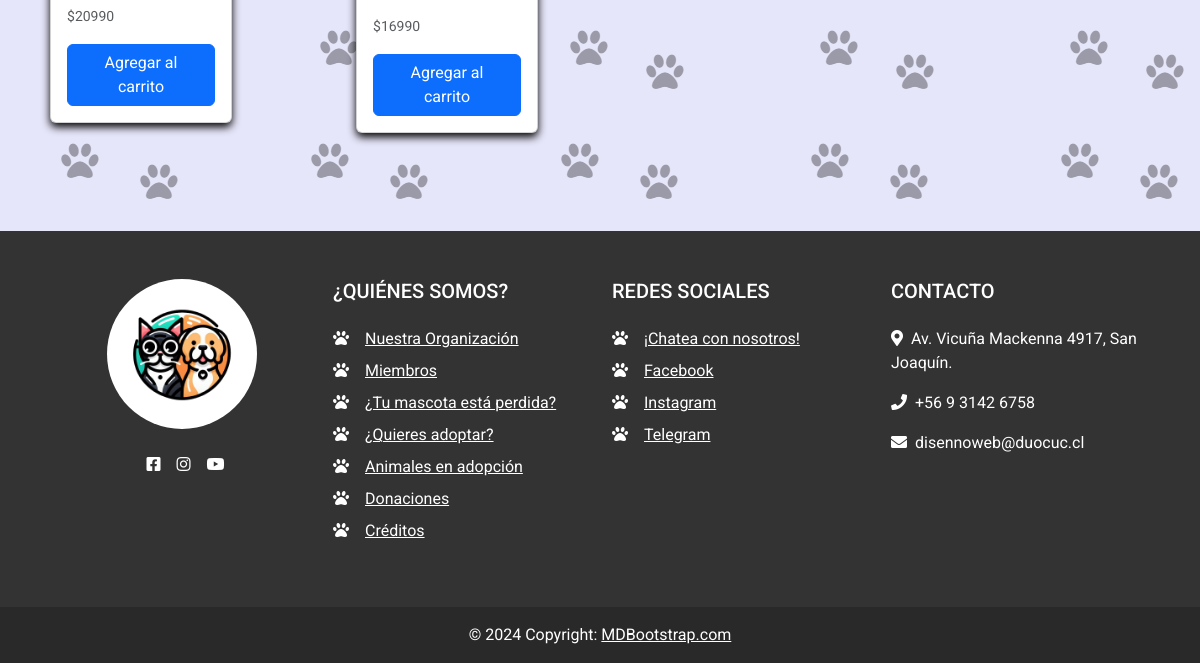
/gatos/ (lower part), run on an earlier commit of the app's database.
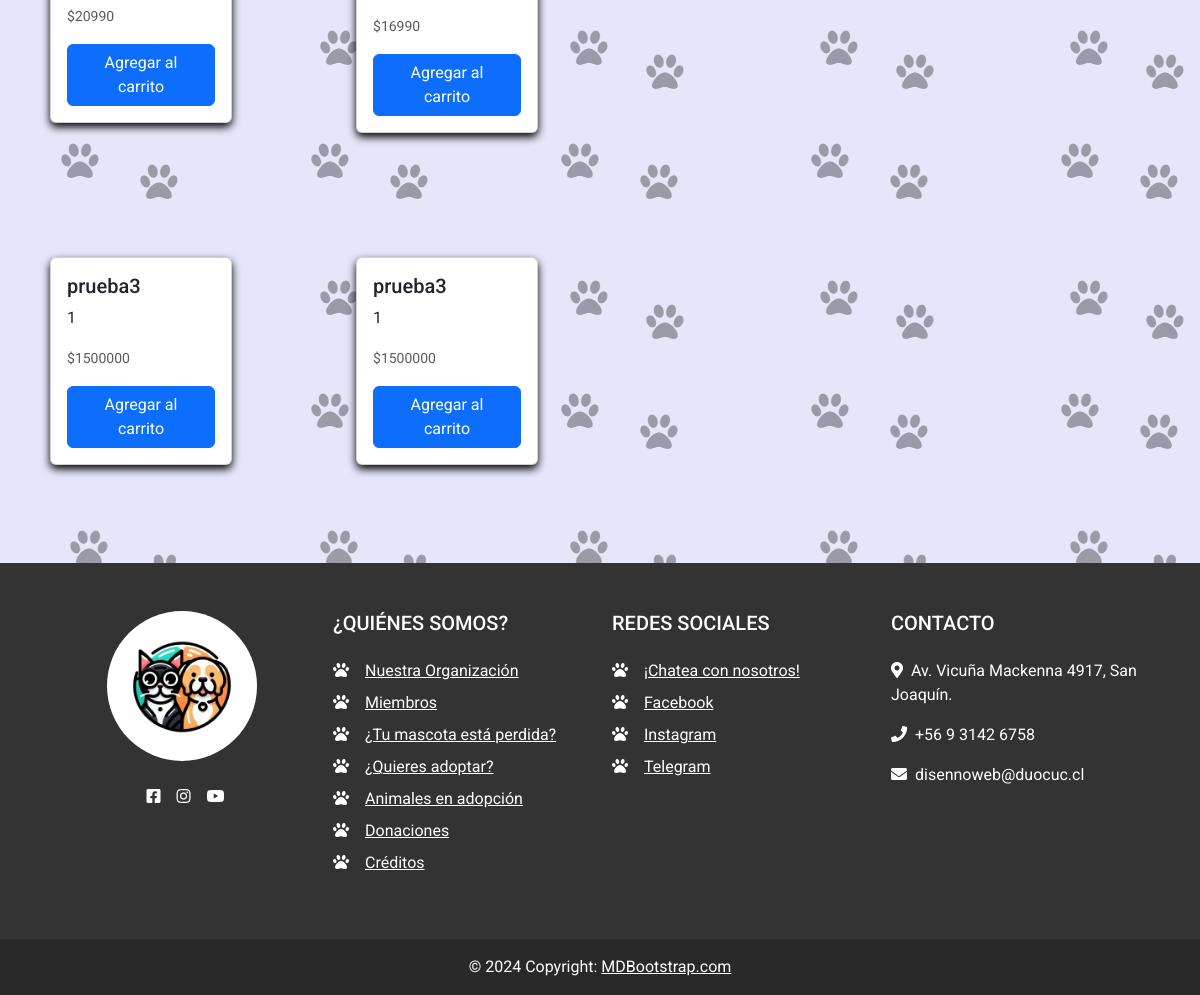
And on a later commit of the database.
### productos/models.py (models this page shows, shortened)
class Producto(models.Model):
    nombre = models.CharField(max_length=50, verbose_name="Nombre")
    descripcion = models.TextField(max_length=150, verbose_name="Descripción")
    categoria = models.ForeignKey(Categoria, on_delete=models.CASCADE)
    imagen = models.ImageField(upload_to="productos", null=True)
    precio = models.IntegerField(verbose_name="Precio")
    stock = models.PositiveIntegerField(verbose_name="Stock")
    fecha_creacion = models.DateTimeField(auto_now_add=True, verbose_name="Fecha de Creación")

### productos/views.py (the view)
# urls.py: path('gatos/', pagGatos, name="pagGatos"),
def pagGatos(request):
    categoria_gatos = Categoria.objects.get(nombre='Alimentos para Gatos')
    productos_gatos = Producto.objects.filter(categoria=categoria_gatos)
    context = {'productos_gatos': productos_gatos}
    return render(request, 'productos/productos-gato.html', context)

### productos/templates/productos/productos-gato.html (shortened to what this page needs)
{% extends 'productos/plantilla.html' %} {% block contenido %} {% load static %}
<div class="container-gatos">
  <div class="row">
    {% for x in productos_gatos %}
    <div class="col-md-3 mb-4">
      <div class="card david-custom-products" data-id="{{ x.id }}" data-name="{{ x.nombre }}" data-price="{{ x.precio }}">
        <div class="card-body d-flex flex-column">
          <h5 class="card-title">{{ x.nombre }}</h5>
          <p class="card-text">{{ x.descripcion }}</p>
          <p class="card-text">
            <small class="text-body-secondary">${{ x.precio }}</small>
          </p>
          <a href="#" class="btn btn-primary mt-auto add-to-cart"
            >Agregar al carrito</a
          >
        </div>
      </div>
    </div>
    {% endfor %}
  </div>
</div>
{% endblock %}

### productos/templates/productos/plantilla.html (shortened to what this page needs)
<!DOCTYPE html>
<html lang="en">
  <head>
    {% load static %}
    <link rel="stylesheet" href="{% static 'productos/css/style.css' %}" />
    <link
      href="https://cdn.jsdelivr.net/npm/bootstrap@5.3.3/dist/css/bootstrap.min.css"
      rel="stylesheet"
    />
    <link
      rel="stylesheet"
      href="https://cdnjs.cloudflare.com/ajax/libs/font-awesome/5.15.4/css/all.min.css"
    />
  </head>
  <body style="font-family: 'Roboto', sans-serif">
    {% block contenido %} {% endblock %}
    <br />
    <footer
      class="text-center text-lg-start text-white"
      style="background-color: #333333"
    >
      <div class="container p-4">
        <div class="row my-4">
          <div class="col-lg-3 col-md-6 mb-4 mb-md-0">
            <div
              class="rounded-circle bg-white shadow-1-strong d-flex align-items-center justify-content-center mb-4 mx-auto"
              style="width: 150px; height: 150px"
            >
              <img
                src="{% static 'productos/img/logos/Logo_Principal_sin_fondo.png' %}"
                height="105"
                alt=""
                loading="lazy"
              />
            </div>
            <ul class="list-unstyled d-flex flex-row justify-content-center">
              <li>
                <a class="text-white px-2" href="#!">
                  <i class="fab fa-facebook-square"></i>
                </a>
              </li>
              <li>
                <a class="text-white px-2" href="#!">
                  <i class="fab fa-instagram"></i>
                </a>
              </li>
              <li>
                <a class="text-white ps-2" href="#!">
                  <i class="fab fa-youtube"></i>
                </a>
              </li>
            </ul>
          </div>
          <div class="col-lg-3 col-md-6 mb-4 mb-md-0">
            <h5 class="text-uppercase mb-4">¿Quiénes Somos?</h5>
            <ul class="list-unstyled">
              <li class="mb-2">
                <a href="#!" class="text-white"
                  ><i class="fas fa-paw pe-3"></i>Nuestra Organización</a
                >
              </li>
              <li class="mb-2">
                <a href="#!" class="text-white"
                  ><i class="fas fa-paw pe-3"></i>Miembros</a
                >
              </li>
              <li class="mb-2">
                <a href="#!" class="text-white"
                  ><i class="fas fa-paw pe-3"></i>¿Tu mascota está perdida?</a
                >
              </li>
              <li class="mb-2">
                <a href="#!" class="text-white"
                  ><i class="fas fa-paw pe-3"></i>¿Quieres adoptar?</a
                >
              </li>
              <li class="mb-2">
                <a href="#!" class="text-white"
                  ><i class="fas fa-paw pe-3"></i>Animales en adopción</a
                >
              </li>
              <li class="mb-2">
                <a href="#!" class="text-white"
                  ><i class="fas fa-paw pe-3"></i>Donaciones</a
                >
              </li>
              <li class="mb-2">
                <a href="#!" class="text-white"
                  ><i class="fas fa-paw pe-3"></i>Créditos</a
                >
              </li>
            </ul>
          </div>
          <div class="col-lg-3 col-md-6 mb-4 mb-md-0">
            <h5 class="text-uppercase mb-4">Redes Sociales</h5>
            <ul class="list-unstyled">
              <li class="mb-2">
                <a href="#!" class="text-white"
                  ><i class="fas fa-paw pe-3"></i>¡Chatea con nosotros!</a
                >
              </li>
              <li class="mb-2">
                <a href="#!" class="text-white"
                  ><i class="fas fa-paw pe-3"></i>Facebook</a
                >
              </li>
              <li class="mb-2">
                <a href="#!" class="text-white"
                  ><i class="fas fa-paw pe-3"></i>Instagram</a
                >
              </li>
              <li class="mb-2">
                <a href="#!" class="text-white"
                  ><i class="fas fa-paw pe-3"></i>Telegram</a
                >
              </li>
            </ul>
          </div>
          <div class="col-lg-3 col-md-6 mb-4 mb-md-0">
            <h5 class="text-uppercase mb-4">contacto</h5>
            <ul class="list-unstyled">
              <li>
                <p>
                  <i class="fas fa-map-marker-alt pe-2"></i>Av. Vicuña Mackenna
                  4917, San Joaquín.
                </p>
              </li>
              <li>
                <p><i class="fas fa-phone pe-2"></i>+56 9 3142 6758</p>
              </li>
              <li>
                <p>
                  <i class="fas fa-envelope pe-2 mb-0"></i>disennoweb@duocuc.cl
                </p>
              </li>
            </ul>
          </div>
        </div>
      </div>
      <div class="text-center p-3" style="background-color: rgba(0, 0, 0, 0.2)">
        © 2024 Copyright:
        <a class="text-white" href="https://mdbootstrap.com/"
          >MDBootstrap.com</a
        >
      </div>
    </footer>
  </body>
</html>

### productos/static/productos/css/style.css (style rules this page uses)
body { background-image: url('/static/productos/img/background/background_lavanda_2.png'); }
.david-custom-products { flex: 1 1 300px; margin: 50px; box-shadow: 0 4px 8px rgba(0, 0, 0, 1); }

What changed in the data, as far as the page shows it:
added Producto: nombre "prueba3", descripcion "1", precio "1500000"
added Producto: nombre "prueba3", descripcion "1", precio "1500000"
